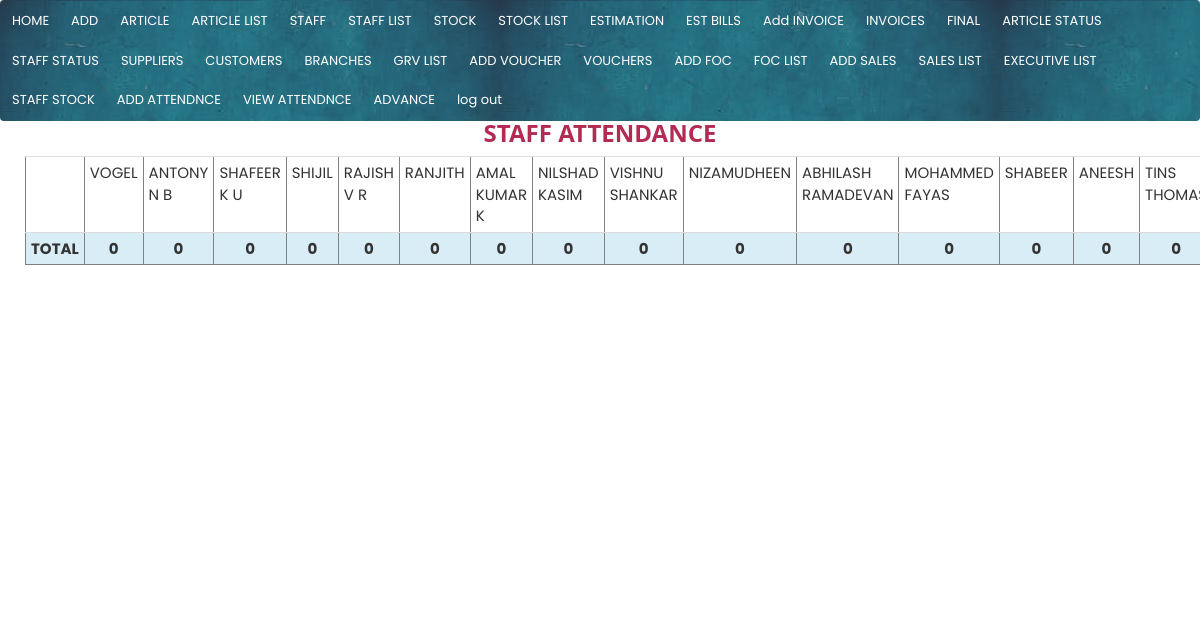
The page /forms/attendance.php (signed in) on the database its author committed.
### tables this page shows
CREATE TABLE `staffs` (
  `staff_id` int(11) NOT NULL,
  `staff_name` varchar(250) NOT NULL,
  `branch_id` int(11) NOT NULL,
  `salary` varchar(250) NOT NULL,
  `amount_limit` decimal(11,2) NOT NULL,
  `credit_amount` varchar(250) NOT NULL,
  `staff_ta` decimal(11,2) NOT NULL,
  `staff_allowance` decimal(11,2) NOT NULL,
  `staff_incentive` decimal(11,2) NOT NULL,
  `advance_limit` decimal(11,2) NOT NULL,
  `area` varchar(250) NOT NULL,
  `category` int(11) NOT NULL,
  `first_name` varchar(250) NOT NULL
);

### forms/attendance.php (the view, shortened to what this page needs)
     <?php
     include("../main/navbar.php"); ?>
     <div id="printableArea"  class="col-md-12" >
      <h3 style="text-align: center;"><b>STAFF ATTENDANCE</b></h3>
      <table border="1" class="table-condensed table table-hover " >
        <tbody id="table">
          <tr ><td></td>
            <?php
            $wsql="select * from staffs";
            $query=mysqli_query($conn,$wsql);
            $i=0;
            while($fetch=mysqli_fetch_array($query))
            {
              $i++;
              ?> <td style="*transform: rotate(90deg);"><?php echo $fetch["staff_name"] ?></td><?php
              $sum[$i]=0;
            }
            ?>
          </tr>
          <?php
          $sql="SELECT count(staff_id) as total_staff FROM `staffs`";
          $query=mysqli_query($conn,$sql);
          $fetch=mysqli_fetch_array($query);
          $total_staff=$fetch['total_staff'];
            ?>
<tr class="info" >
      <th >TOTAL  </th>
      <?php
    for ($i=1;$i<=$total_staff;$i++)
        {
          ?>
          <th>
          <?php
            echo $sum[$i];
          ?>
     </th>
      <?php
  }
    ?></tr>
       </tbody>
     </table>
   </div>

### css/w3.css (style rules this page uses)
html { box-sizing:border-box }
*,*:before,*:after { box-sizing:inherit }
html { -ms-text-size-adjust:100%;-webkit-text-size-adjust:100% }
body { margin:0 }
b,strong { font-weight:bolder }
html,body { font-family:Verdana,sans-serif;font-size:15px;line-height:1.5 }
html { overflow-x:hidden }
h3 { font-size:24px }
h1,h2,h3,h4,h5,h6 { font-family:"Segoe UI",Arial,sans-serif;font-weight:400;margin:10px 0 }

### main/navbar.php (style rules this page uses)
body { margin:0; }

### rows shown on the page
staffs: staff_name "VOGEL"
staffs: staff_name "ANTONY N B"
staffs: staff_name "SHAFEER K U"
staffs: staff_name "SHIJIL"
staffs: staff_name "RAJISH V R"
staffs: staff_name "RANJITH"
staffs: staff_name "AMAL KUMAR K"
staffs: staff_name "NILSHAD KASIM"
staffs: staff_name "VISHNU SHANKAR"
staffs: staff_name "NIZAMUDHEEN"
staffs: staff_name "ABHILASH RAMADEVAN"
staffs: staff_name "MOHAMMED FAYAS"
staffs: staff_name "SHABEER"
staffs: staff_name "ANEESH"
staffs: staff_name "TINS…"

### other values the page prints
$sum[$i] "0"
